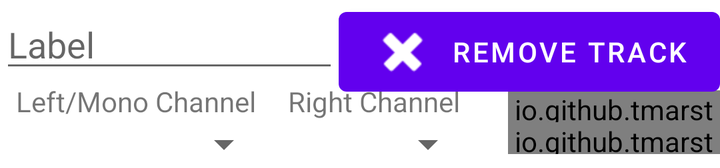
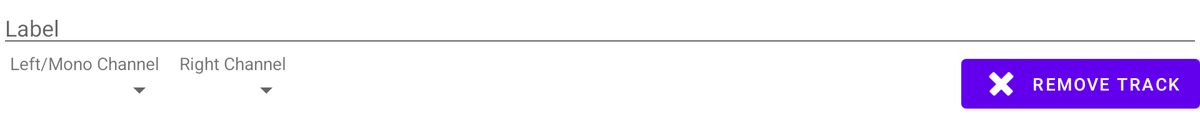

The same Android screen from two of the app's own layout files: first res/layout/ as a phone draws it, then the repository's variant for another configuration, drawn on a device whose configuration selects that folder. Both files follow.
<!-- AndroidManifest.xml: application theme Theme.HQRecorder -->
<!-- res/layout/view_settings_track_config.xml -->
<?xml version="1.0" encoding="utf-8"?>
<androidx.constraintlayout.widget.ConstraintLayout xmlns:android="http://schemas.android.com/apk/res/android"
    android:layout_width="match_parent"
    android:layout_height="wrap_content"
    xmlns:app="http://schemas.android.com/apk/res-auto">
    <EditText
        android:id="@+id/settings_track_label"
        android:layout_width="0dp"
        android:layout_height="wrap_content"
        android:inputType="text"
        app:layout_constraintTop_toTopOf="parent"
        app:layout_constraintStart_toStartOf="parent"
        app:layout_constraintEnd_toStartOf="@id/settings_track_delete_button"
        android:hint="@string/settings_hint_track_label"
        />
    <Button
        android:id="@+id/settings_track_delete_button"
        android:layout_width="wrap_content"
        android:layout_height="wrap_content"
        app:layout_constraintEnd_toEndOf="parent"
        app:layout_constraintTop_toTopOf="parent"
        android:contentDescription="@string/settings_hint_track_delete"
        app:icon="@android:drawable/ic_delete"
        android:text="@string/settings_hint_track_delete"
        android:layout_marginStart="@dimen/activity_horizontal_margin"
        />

    <LinearLayout
        android:id="@+id/settings_track_left_source_group"
        android:layout_width="wrap_content"
        android:layout_height="wrap_content"
        app:layout_constraintTop_toBottomOf="@id/settings_track_label"
        app:layout_constraintStart_toStartOf="parent"
        android:orientation="vertical"
        >
        <TextView
            android:id="@+id/settings_track_left_source_label"
            android:layout_width="wrap_content"
            android:layout_height="wrap_content"
            android:text="@string/settings_source_leftmono"
            android:labelFor="@id/settings_track_left_source_spinner"
            android:paddingHorizontal="@dimen/default_inset"
            />
        <Spinner
            android:id="@+id/settings_track_left_source_spinner"
            android:layout_width="match_parent"
            android:layout_height="wrap_content"
            />
    </LinearLayout>

    <LinearLayout
        android:id="@+id/settings_track_right_source_group"
        android:layout_width="wrap_content"
        android:layout_height="wrap_content"
        app:layout_constraintTop_toBottomOf="@id/settings_track_label"
        app:layout_constraintStart_toEndOf="@id/settings_track_left_source_group"
        android:orientation="vertical"
        >
        <TextView
            android:id="@+id/settings_track_right_source_label"
            android:layout_width="wrap_content"
            android:layout_height="wrap_content"
            android:text="@string/settings_source_right"
            android:labelFor="@id/settings_track_right_source_spinner"
            android:paddingHorizontal="@dimen/default_inset"
            />
        <Spinner
            android:id="@+id/settings_track_right_source_spinner"
            android:layout_width="match_parent"
            android:layout_height="wrap_content"
            />
    </LinearLayout>

    <io.github.tmarsteel.hqrecorder.ui.SignalLevelIndicatorView
        android:id="@+id/settings_track_signal_level_left"
        android:layout_width="0dp"
        android:layout_height="16dp"
        android:layout_marginStart="@dimen/activity_horizontal_margin"
        android:layout_marginTop="4dp"
        app:layout_constraintTop_toTopOf="@id/settings_track_right_source_group"
        app:layout_constraintStart_toEndOf="@id/settings_track_right_source_group"
        app:layout_constraintEnd_toEndOf="parent"
        />

    <io.github.tmarsteel.hqrecorder.ui.SignalLevelIndicatorView
        android:id="@+id/settings_track_signal_level_right"
        android:layout_width="0dp"
        android:layout_height="16dp"
        app:layout_constraintStart_toStartOf="@id/settings_track_signal_level_left"
        app:layout_constraintEnd_toEndOf="@id/settings_track_signal_level_left"
        app:layout_constraintTop_toBottomOf="@id/settings_track_signal_level_left"
        />
</androidx.constraintlayout.widget.ConstraintLayout>
<!-- resources referenced by this layout -->
<resources>
  <dimen name="activity_horizontal_margin">16dp</dimen>
  <dimen name="default_inset">8dp</dimen>
  <string name="settings_hint_track_delete">remove track</string>
  <string name="settings_hint_track_label">Label</string>
  <string name="settings_source_leftmono">Left/Mono Channel</string>
  <string name="settings_source_right">Right Channel</string>
  <style name="Theme.HQRecorder" parent="Theme.MaterialComponents.DayNight.DarkActionBar">
          
          <item name="colorPrimary">@color/purple_500</item>
          <item name="colorPrimaryVariant">@color/purple_700</item>
          <item name="colorOnPrimary">@color/white</item>
          
          <item name="colorSecondary">@color/teal_200</item>
          <item name="colorSecondaryVariant">@color/teal_700</item>
          <item name="colorOnSecondary">@color/black</item>
          
          <item name="android:statusBarColor">?attr/colorPrimaryVariant</item>
          
      </style>
  <color name="purple_500">#FF6200EE</color>
  <color name="purple_700">#FF3700B3</color>
  <color name="white">#FFFFFFFF</color>
  <color name="teal_200">#FF03DAC5</color>
  <color name="teal_700">#FF018786</color>
  <color name="black">#FF000000</color>
</resources>
<!-- res/layout-w700dp/view_settings_track_config.xml (the repository's variant of the layout above) -->
<!-- drawn on a 7-inch tablet turned sideways -->
<?xml version="1.0" encoding="utf-8"?>
<androidx.constraintlayout.widget.ConstraintLayout xmlns:android="http://schemas.android.com/apk/res/android"
    android:layout_width="match_parent"
    android:layout_height="wrap_content"
    xmlns:app="http://schemas.android.com/apk/res-auto">
    <EditText
        android:id="@+id/settings_track_label"
        android:layout_width="match_parent"
        android:layout_height="wrap_content"
        android:inputType="text"
        app:layout_constraintTop_toTopOf="parent"
        app:layout_constraintStart_toStartOf="parent"
        app:layout_constraintEnd_toStartOf="@id/settings_track_delete_button"
        android:hint="@string/settings_hint_track_label"
        />
    <Button
        android:id="@+id/settings_track_delete_button"
        android:layout_width="wrap_content"
        android:layout_height="wrap_content"
        app:layout_constraintEnd_toEndOf="parent"
        app:layout_constraintTop_toBottomOf="@id/settings_track_label"
        android:contentDescription="@string/settings_hint_track_delete"
        app:icon="@android:drawable/ic_delete"
        android:text="@string/settings_hint_track_delete"
        android:layout_marginStart="@dimen/activity_horizontal_margin"
        />

    <LinearLayout
        android:id="@+id/settings_track_left_source_group"
        android:layout_width="wrap_content"
        android:layout_height="wrap_content"
        app:layout_constraintTop_toBottomOf="@id/settings_track_label"
        app:layout_constraintStart_toStartOf="parent"
        android:orientation="vertical"
        >
        <TextView
            android:id="@+id/settings_track_left_source_label"
            android:layout_width="wrap_content"
            android:layout_height="wrap_content"
            android:text="@string/settings_source_leftmono"
            android:labelFor="@id/settings_track_left_source_spinner"
            android:paddingHorizontal="@dimen/default_inset"
            />
        <Spinner
            android:id="@+id/settings_track_left_source_spinner"
            android:layout_width="match_parent"
            android:layout_height="wrap_content"
            />
    </LinearLayout>

    <LinearLayout
        android:id="@+id/settings_track_right_source_group"
        android:layout_width="wrap_content"
        android:layout_height="wrap_content"
        app:layout_constraintTop_toBottomOf="@id/settings_track_label"
        app:layout_constraintStart_toEndOf="@id/settings_track_left_source_group"
        android:orientation="vertical"
        >
        <TextView
            android:id="@+id/settings_track_right_source_label"
            android:layout_width="wrap_content"
            android:layout_height="wrap_content"
            android:text="@string/settings_source_right"
            android:labelFor="@id/settings_track_right_source_spinner"
            android:paddingHorizontal="@dimen/default_inset"
            />
        <Spinner
            android:id="@+id/settings_track_right_source_spinner"
            android:layout_width="match_parent"
            android:layout_height="wrap_content"
            />
    </LinearLayout>
</androidx.constraintlayout.widget.ConstraintLayout>
